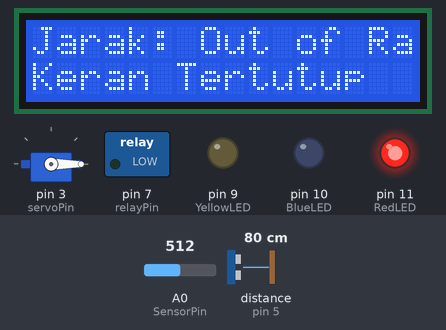
A sketch run on a simulated Arduino Uno, built with avr-gcc and run on an emulated ATmega328P. Parts: 16×2 character LCD, servo, switched loads named in the sketch (green lamp = pin HIGH), output pins drawn as LEDs (lit = HIGH). Wiring (inferred from the names in the program): ultrasonic range finder: trigger pin 6; echo pin 5. The inputs (shaded band) are chosen by the test bench; at power-on: distance to the obstacle (sensor on pin 5) 80 cm, A0 (SensorPin) = 512. The echo pulse lasts 58.3 µs per cm; pins used as bus, display or sensor lines are not drawn; what the sketch prints to the serial monitor is not drawn.

Above: at 3.2 s.
3.3 s: distance to the obstacle (sensor on pin 5) set to 2 cm
At 5.3 s:
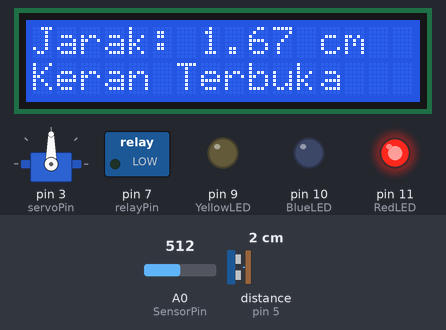
7.6 s: distance to the obstacle (sensor on pin 5) set to 9 cm
At 8.3 s:
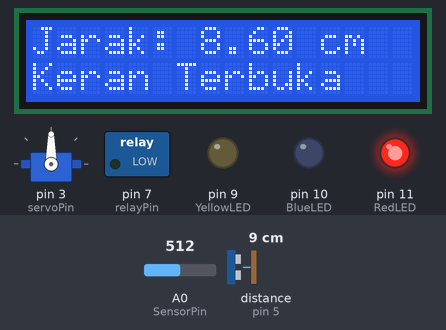
10.4 s: distance to the obstacle (sensor on pin 5) set to 12 cm
At 13.5 s:
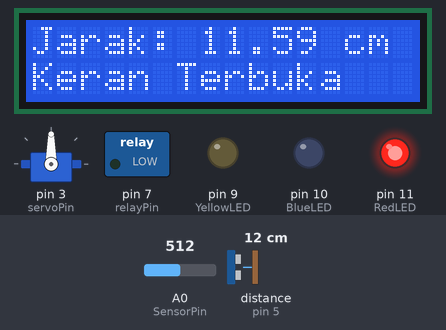
14.7 s: A0 (SensorPin) set to 561
17.2 s: A0 (SensorPin) set to 589
At 18.8 s:
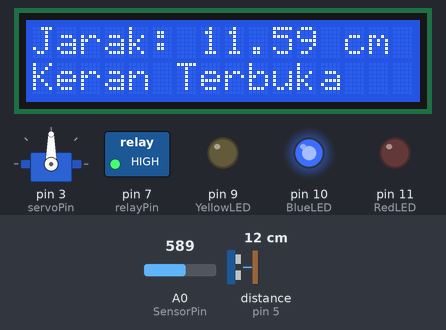
19.6 s: distance to the obstacle (sensor on pin 5) set to 18 cm
At 20.7 s:
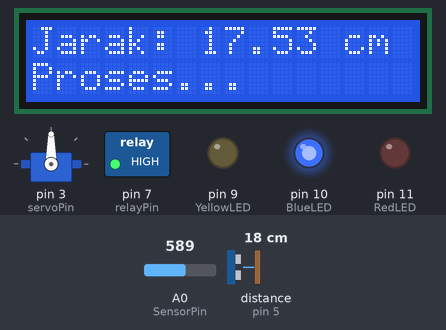
Timing chart, 0 to 22.6 s (numbered marks = the images above; inputs shaded):
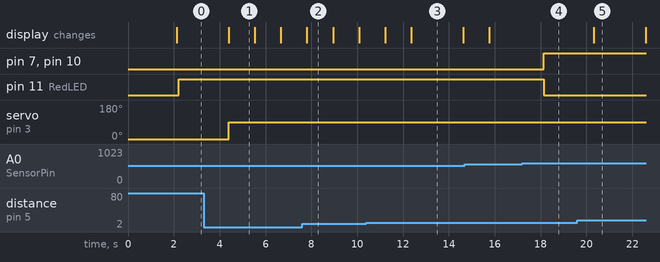

The sketch:

The_Code_V2.0.0.ino
```cpp
#include <Wire.h>
#include <LiquidCrystal_I2C.h>
#include <Servo.h>

LiquidCrystal_I2C lcd(0x27, 16, 2); // Sesuaikan alamat I2C jika perlu
const int trigPin = 6;
const int echoPin = 5;
Servo myServo; // Deklarasi objek servo
const int servoPin = 3; // Pin servo
const int relayPin = 7;  // Pin untuk Relay Pompa

#define SensorPin A0      // pH meter Analog output to Arduino Analog Input 0
#define RedLED 11         // Pin untuk LED Merah
#define YellowLED 9     // Pin untuk LED Kuning
#define BlueLED 10         // Pin untuk LED Biru

float calibration_value = 21.34 + 0.7;
unsigned long int avgValue;  // Menyimpan nilai rata-rata dari sensor feedback
int buf[10], temp;


void setup() {
  Serial.begin(9600);
  lcd.init();
  lcd.backlight();
  lcd.setCursor(0, 0);
  lcd.print("Cek Ketinggian");

  pinMode(trigPin, OUTPUT);
  pinMode(echoPin, INPUT);

  myServo.attach(servoPin); // Hubungkan servo ke pin servo
  myServo.write(0); // Posisi awal servo di 0 derajat (keran tertutup)

  pinMode(SensorPin, INPUT);

  // Inisialisasi LED pin sebagai output
  pinMode(RedLED, OUTPUT);
  pinMode(YellowLED, OUTPUT);
  pinMode(BlueLED, OUTPUT);
  pinMode(relayPin, OUTPUT);  // Inisialisasi relay pompa

  delay(2000); // Tunggu beberapa detik untuk Serial Monitor terbuka
}

void loop() {
  // Kirim sinyal ultrasonik
  digitalWrite(trigPin, LOW);
  delayMicroseconds(2);
  digitalWrite(trigPin, HIGH);
  delayMicroseconds(10);
  digitalWrite(trigPin, LOW);

  // Baca durasi pantulan
  long duration = pulseIn(echoPin, HIGH, 30000); // Timeout 30 ms
  float distance = (duration == 0) ? -1 : duration * 0.034 / 2;

  // Tampilkan hasil di Serial Monitor
  Serial.print("Jarak: ");
  if (distance < 0) {
    Serial.println("Out of Range");
  } else {
    Serial.print(distance);
    Serial.println(" cm");
  }

  // Tampilkan hasil di LCD
  lcd.setCursor(0, 0);
  lcd.print("Jarak: ");
  if (distance < 0 || distance < 1 || distance > 30) { // Hanya tampilkan jarak antara 1 dan 30 cm
    lcd.print("Out of Range   ");
  } else {
    lcd.print(distance);
    lcd.print(" cm    ");
  }

  // Kontrol servo berdasarkan ketinggian air
  if (distance <= 13.80) { // Jika jarak 10 cm atau kurang, buka keran (servo 90 derajat)
    lcd.setCursor(0, 1);
    lcd.print("Keran Terbuka   ");
    myServo.write(90); // Buka keran
  } else if (distance >= 18.50) { // Jika jarak 18.50 cm, tutup keran (servo 0 derajat)
    lcd.setCursor(0, 1);
    lcd.print("Keran Tertutup  ");
    myServo.write(0); // Tutup keran
  } else {
    lcd.setCursor(0, 1);
    lcd.print("Proses...       ");
  }

  // Membaca nilai pH
  for (int i = 0; i < 10; i++) {
    buf[i] = analogRead(SensorPin);
    delay(10);
  }

  for (int i = 0; i < 9; i++) {
    for (int j = i + 1; j < 10; j++) {
      if (buf[i] > buf[j]) {
        temp = buf[i];
        buf[i] = buf[j];
        buf[j] = temp;
      }
    }
  }

  avgValue = 0;
  for (int i = 2; i < 8; i++) avgValue += buf[i];

  float phValue = (float)avgValue * 5.0 / 1024 / 6;
  phValue = -4.80 * phValue + calibration_value;

  // Tampilkan nilai pH di Serial Monitor
  Serial.print("pH Value: ");
  Serial.print(phValue);
  Serial.print("  ");

  // Matikan semua LED terlebih dahulu
  digitalWrite(RedLED, LOW);
  digitalWrite(YellowLED, LOW);
  digitalWrite(BlueLED, LOW);

  // Menentukan LED yang menyala berdasarkan nilai pH
  if (phValue < 4) {
    Serial.println("Very Acidic");
    digitalWrite(YellowLED, HIGH); // LED Kuning hidup
    digitalWrite(relayPin, LOW); //Pompa mati (relay tidak aktif)
  } else if (phValue >= 4 && phValue < 6.5) {
    Serial.println("Acidic");
    digitalWrite(YellowLED, HIGH); // LED Kuning hidup
    digitalWrite(relayPin, LOW); // Pompa mati (relay tidak aktif)
  } else if (phValue >= 6.5 && phValue <= 8.5) {
    Serial.println("Neutral");
    digitalWrite(BlueLED, HIGH); // LED Biru hidup
    digitalWrite(relayPin, HIGH); // Pompa aktif (relay aktif)
  } else if (phValue > 8.5) {
    Serial.println("Alkaline");
    digitalWrite(RedLED, HIGH); // LED Merah hidup
    digitalWrite(relayPin, LOW); // Pompa mati (relay tidak aktif)
  }

  delay(1000); // Tunggu 1 detik sebelum membaca nilai berikutnya
}
```

Measured:
- the behaviour switches between 10 and 11 cm on distance to the obstacle (sensor on pin 5) (found by bisection; images 2 and 3)
- the behaviour switches between 577 and 578 on A0 (SensorPin) (found by bisection; images 3 and 4)
- after the input at 3.3 s, servo on pin 3 (servoPin): 0° → 90° after 1.1 s; the display: changes after 1.1 s (image 1)
- after the input at 7.6 s, the display: changes after 0.21 s (image 2)
- after the input at 10.4 s, the display: first changes after 0.82 s (image 3 shows a later state)
- after the input at 17.2 s, pin 7 (relayPin), pin 10 (BlueLED): LOW → HIGH after 0.95 s; pin 11 (RedLED): HIGH → LOW after 0.95 s
- after the input at 19.6 s, the display: changes after 0.72 s (image 5)
